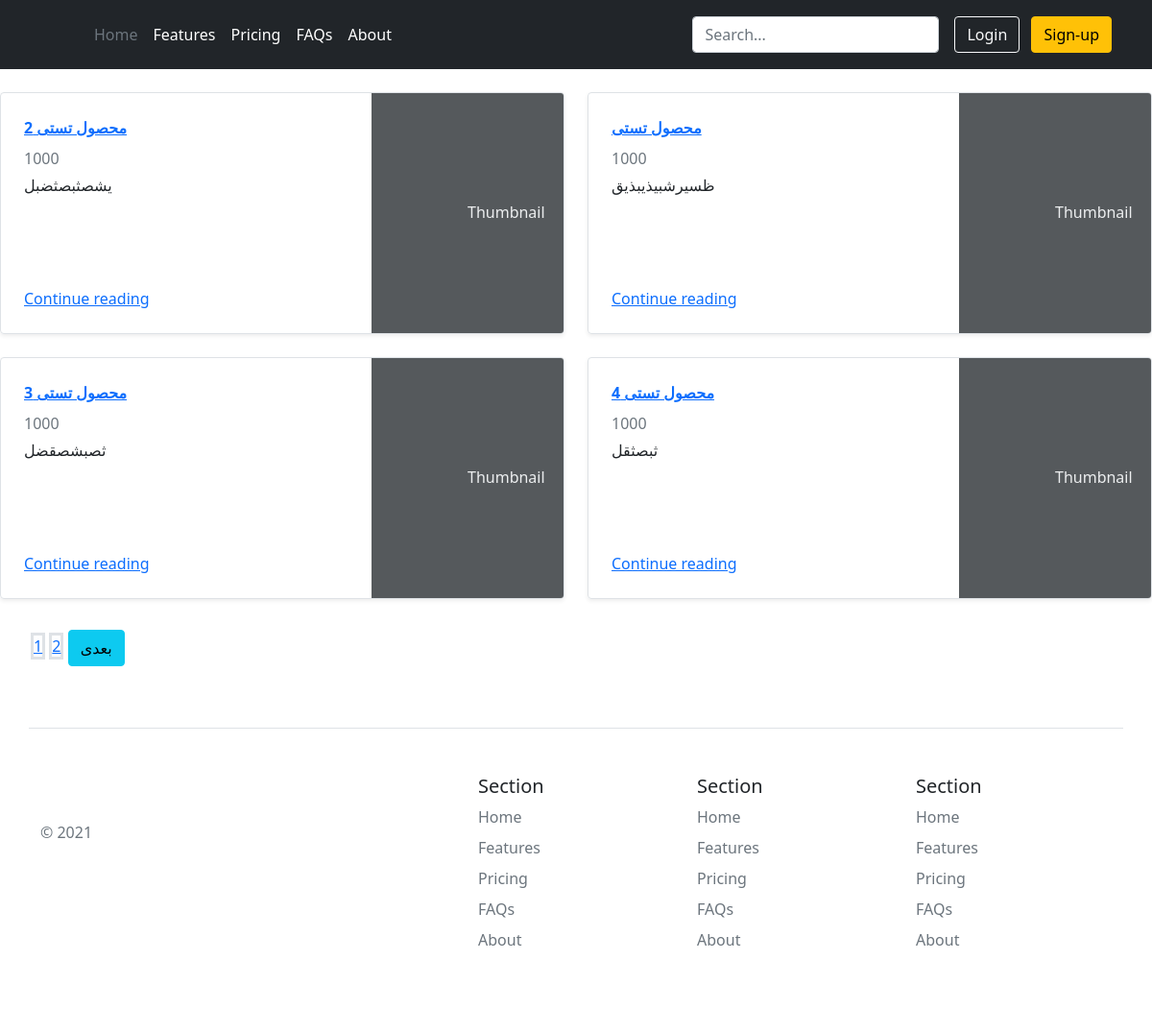
The page /products/most_popular on the database as committed earlier.
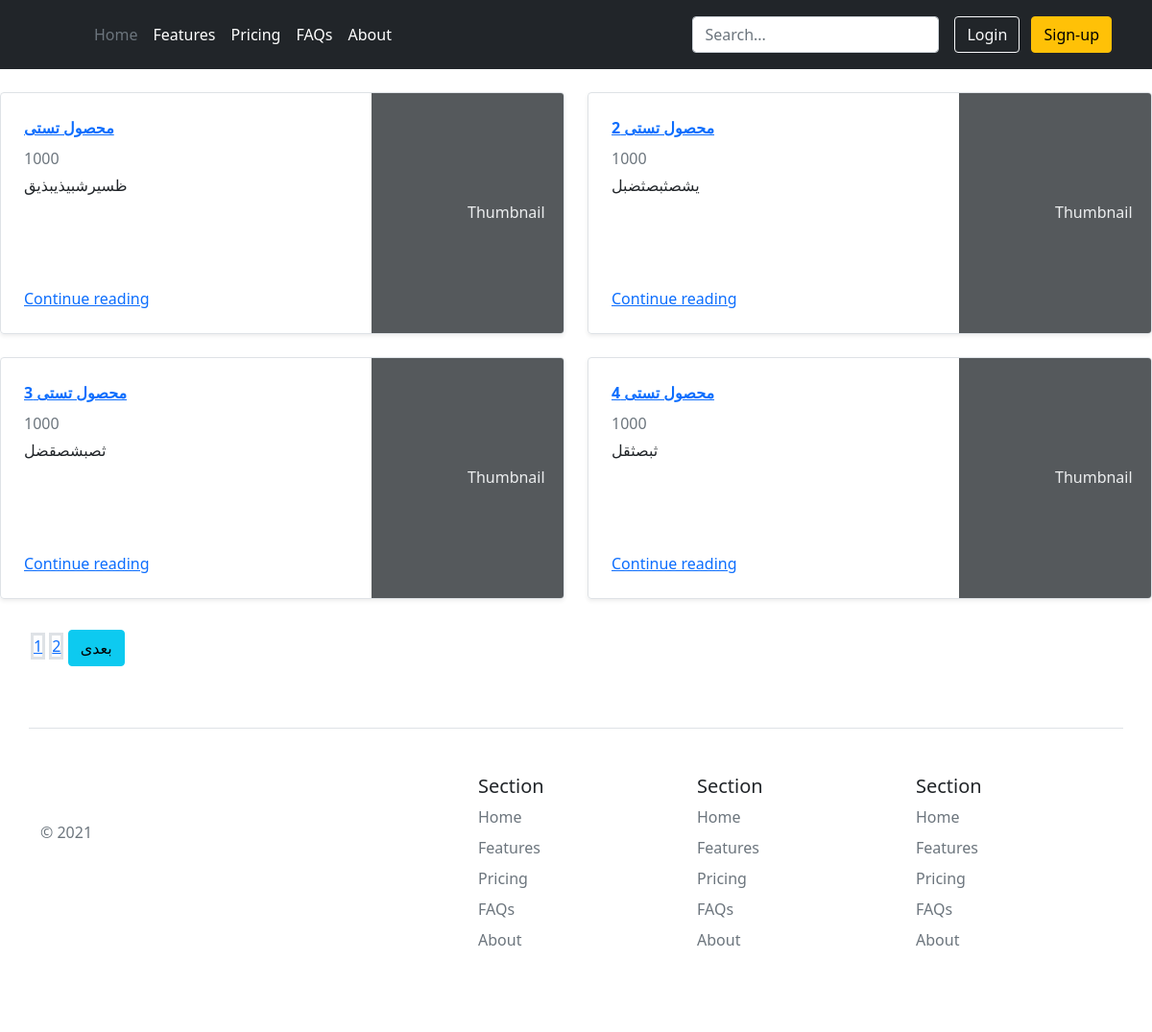
The same page on the database as committed later.
### product/models.py (models this page shows, shortened)
class Product(models.Model):
    TYPE = (("جدید", "بله"), (" ", "خیر"))
    title = models.CharField(max_length=200, verbose_name="عنوان محصول",default="")
    description = models.TextField(verbose_name="توضیحات محصول")
    price = models.IntegerField(default="1000", blank=True, null=True, verbose_name="قیمت")
    product_size = models.CharField(max_length=500, verbose_name="سایز محصول")
    color = models.CharField(max_length=200, verbose_name="رنگ", blank=True, null=True)
    image = models.ImageField(upload_to="products", blank=True, null=True, verbose_name="تصویر محصول")
    brand = models.CharField(max_length=200, verbose_name="برند")
    new_type = models.CharField(max_length=200, choices=TYPE, default="no", verbose_name="جدید")
    special = models.BooleanField(default=False, verbose_name="محصول ویژه")
    categories = models.ManyToManyField(Category, verbose_name="دسته بندی ها")
    active = models.BooleanField(default=False, verbose_name="موجود / ناموجود")
    view = models.IntegerField(default=0, verbose_name="تعداد بازدید")
    objects = ProductManager()
    class Meta:
        verbose_name = "محصول"
        verbose_name_plural = "محصولات"

### product/views.py (the view)
# urls.py: path("products/most_popular", ProductMostPopular.as_view(),name='popular-products'),
class ProductMostPopular(ListView):
    template_name = "product/product-list.html"
    model = Product
    paginate_by = 4
    def get_queryset(self):
        return Product.objects.order_by("-view").all()

### product/templates/product/product-list.html (shortened to what this page needs)
{% extends 'base/main.html' %}
{% block body %}
<br>
<div class="row mb-2">
    {% for product in object_list %}
    <div class="col-md-6">
        <div class="row g-0 border rounded overflow-hidden flex-md-row mb-4 shadow-sm h-md-250 position-relative">
            <div class="col p-4 d-flex flex-column position-static">
                <strong class="d-inline-block mb-2 text-primary"><a href="{{product.get_absolut_url}}">{{product.title}}</a></strong>
                <div class="mb-1 text-muted">{{product.price}}</div>
                <p class="card-text mb-auto">{{product.description}}</p>
                <a href="{% url 'product-detail' product.id %}" class="stretched-link">Continue reading</a>
            </div>
            <div class="col-auto d-none d-lg-block">
                <svg class="bd-placeholder-img" width="200" height="250" xmlns="http://www.w3.org/2000/svg" role="img" aria-label="Placeholder: Thumbnail" preserveAspectRatio="xMidYMid slice" focusable="false"><title>Placeholder</title><rect width="100%" height="100%" fill="#55595c"></rect><text x="50%" y="50%" fill="#eceeef" dy=".3em">Thumbnail</text></svg>
            </div>
        </div>
    </div>
    {% endfor %}
</div>
<div class="pagination pagination-centered">
    <ul>
            {% for num in paginator.page_range %}
                <a class="border border-3" href="?page={{ num }}">{{ num }}</a>
            {% endfor %}
            {% if page_obj.has_next %}
             <a class="btn btn-info" href="?page={{ page_obj.next_page_number }}">بعدی</a>
            {% endif %}
    </ul>
</div>
{% endblock body %}

Rows that differ between the two databases and show on the page:
changed Product "محصول تستی": moves up the list
